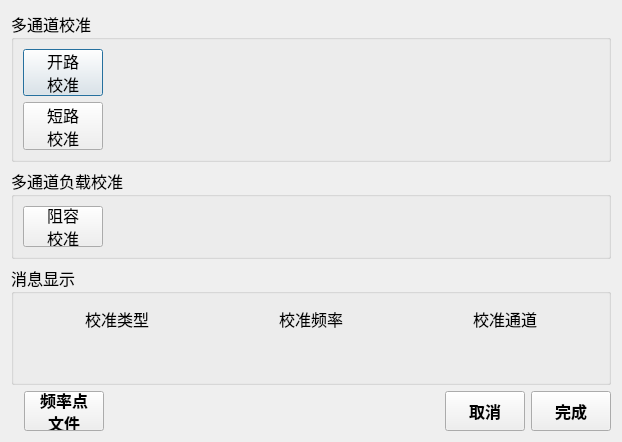
<?xml version="1.0" encoding="UTF-8"?>
<ui version="4.0">
 <class>clsCalibration</class>
 <widget class="QDialog" name="clsCalibration">
  <property name="geometry">
   <rect>
    <x>0</x>
    <y>0</y>
    <width>622</width>
    <height>442</height>
   </rect>
  </property>
  <property name="windowTitle">
   <string>多通道扫描箱校准</string>
  </property>
  <property name="windowIcon">
   <iconset resource="../images/res.qrc">
    <normaloff>:/lightWave.png</normaloff>:/lightWave.png</iconset>
  </property>
  <property name="styleSheet">
   <string notr="true">clsCalibration
{
 background-color: rgb(144, 148, 248);
}</string>
  </property>
  <layout class="QVBoxLayout" name="verticalLayout">
   <item>
    <widget class="QGroupBox" name="groupBox">
     <property name="font">
      <font>
       <family>楷体</family>
       <pointsize>12</pointsize>
      </font>
     </property>
     <property name="title">
      <string>多通道校准</string>
     </property>
     <layout class="QHBoxLayout" name="horizontalLayout_4">
      <item>
       <layout class="QFormLayout" name="formLayout">
        <item row="0" column="0">
         <widget class="QPushButton" name="btnOpenTrim">
          <property name="minimumSize">
           <size>
            <width>0</width>
            <height>40</height>
           </size>
          </property>
          <property name="font">
           <font>
            <family>楷体</family>
            <pointsize>12</pointsize>
            <weight>50</weight>
            <bold>false</bold>
           </font>
          </property>
          <property name="text">
           <string>开路
校准</string>
          </property>
         </widget>
        </item>
        <item row="0" column="1">
         <widget class="QLabel" name="lblOpenTrim">
          <property name="minimumSize">
           <size>
            <width>0</width>
            <height>32</height>
           </size>
          </property>
          <property name="font">
           <font>
            <family>楷体</family>
            <pointsize>12</pointsize>
            <weight>50</weight>
            <bold>false</bold>
           </font>
          </property>
          <property name="text">
           <string/>
          </property>
         </widget>
        </item>
        <item row="1" column="0">
         <widget class="QPushButton" name="btnShortTrim">
          <property name="minimumSize">
           <size>
            <width>0</width>
            <height>40</height>
           </size>
          </property>
          <property name="font">
           <font>
            <family>楷体</family>
            <pointsize>12</pointsize>
            <weight>50</weight>
            <bold>false</bold>
           </font>
          </property>
          <property name="text">
           <string>短路
校准</string>
          </property>
         </widget>
        </item>
        <item row="1" column="1">
         <widget class="QLabel" name="lblShortTrim">
          <property name="minimumSize">
           <size>
            <width>0</width>
            <height>32</height>
           </size>
          </property>
          <property name="font">
           <font>
            <family>楷体</family>
            <pointsize>12</pointsize>
            <weight>50</weight>
            <bold>false</bold>
           </font>
          </property>
          <property name="text">
           <string/>
          </property>
         </widget>
        </item>
       </layout>
      </item>
     </layout>
    </widget>
   </item>
   <item>
    <widget class="QGroupBox" name="groupBox_3">
     <property name="font">
      <font>
       <family>楷体</family>
       <pointsize>12</pointsize>
      </font>
     </property>
     <property name="title">
      <string>多通道负载校准</string>
     </property>
     <layout class="QVBoxLayout" name="verticalLayout_5">
      <item>
       <layout class="QHBoxLayout" name="horizontalLayout_8" stretch="0,1">
        <item>
         <widget class="QPushButton" name="btnRCLoadCalibration">
          <property name="minimumSize">
           <size>
            <width>0</width>
            <height>40</height>
           </size>
          </property>
          <property name="font">
           <font>
            <family>楷体</family>
            <pointsize>12</pointsize>
            <weight>50</weight>
            <bold>false</bold>
           </font>
          </property>
          <property name="text">
           <string>阻容
校准</string>
          </property>
         </widget>
        </item>
        <item>
         <widget class="QLabel" name="lblRCTrime">
          <property name="minimumSize">
           <size>
            <width>0</width>
            <height>32</height>
           </size>
          </property>
          <property name="font">
           <font>
            <family>楷体</family>
            <pointsize>12</pointsize>
            <weight>50</weight>
            <bold>false</bold>
           </font>
          </property>
          <property name="text">
           <string/>
          </property>
         </widget>
        </item>
       </layout>
      </item>
     </layout>
    </widget>
   </item>
   <item>
    <widget class="QGroupBox" name="groupBox_4">
     <property name="font">
      <font>
       <family>楷体</family>
       <pointsize>12</pointsize>
      </font>
     </property>
     <property name="title">
      <string>消息显示</string>
     </property>
     <layout class="QGridLayout" name="gridLayout_4">
      <item row="0" column="0">
       <widget class="QLabel" name="lblHFTrim_3">
        <property name="minimumSize">
         <size>
          <width>0</width>
          <height>32</height>
         </size>
        </property>
        <property name="font">
         <font>
          <family>楷体</family>
          <pointsize>12</pointsize>
          <weight>50</weight>
          <bold>false</bold>
         </font>
        </property>
        <property name="text">
         <string>校准类型</string>
        </property>
        <property name="alignment">
         <set>Qt::AlignCenter</set>
        </property>
       </widget>
      </item>
      <item row="0" column="1">
       <widget class="QLabel" name="lblHFTrim_4">
        <property name="minimumSize">
         <size>
          <width>0</width>
          <height>32</height>
         </size>
        </property>
        <property name="font">
         <font>
          <family>楷体</family>
          <pointsize>12</pointsize>
          <weight>50</weight>
          <bold>false</bold>
         </font>
        </property>
        <property name="text">
         <string>校准频率</string>
        </property>
        <property name="alignment">
         <set>Qt::AlignCenter</set>
        </property>
       </widget>
      </item>
      <item row="0" column="2">
       <widget class="QLabel" name="lblHFTrim_5">
        <property name="minimumSize">
         <size>
          <width>0</width>
          <height>32</height>
         </size>
        </property>
        <property name="font">
         <font>
          <family>楷体</family>
          <pointsize>12</pointsize>
          <weight>50</weight>
          <bold>false</bold>
         </font>
        </property>
        <property name="text">
         <string>校准通道</string>
        </property>
        <property name="alignment">
         <set>Qt::AlignCenter</set>
        </property>
       </widget>
      </item>
      <item row="1" column="0">
       <widget class="QLabel" name="lblCalbrationType">
        <property name="minimumSize">
         <size>
          <width>0</width>
          <height>32</height>
         </size>
        </property>
        <property name="font">
         <font>
          <family>楷体</family>
          <pointsize>12</pointsize>
          <weight>50</weight>
          <bold>false</bold>
         </font>
        </property>
        <property name="text">
         <string/>
        </property>
        <property name="alignment">
         <set>Qt::AlignCenter</set>
        </property>
       </widget>
      </item>
      <item row="1" column="1">
       <widget class="QLabel" name="lblCalFrequency">
        <property name="minimumSize">
         <size>
          <width>0</width>
          <height>32</height>
         </size>
        </property>
        <property name="font">
         <font>
          <family>楷体</family>
          <pointsize>12</pointsize>
          <weight>50</weight>
          <bold>false</bold>
         </font>
        </property>
        <property name="text">
         <string/>
        </property>
        <property name="alignment">
         <set>Qt::AlignCenter</set>
        </property>
       </widget>
      </item>
      <item row="1" column="2">
       <widget class="QLabel" name="lblCalChannel">
        <property name="minimumSize">
         <size>
          <width>0</width>
          <height>32</height>
         </size>
        </property>
        <property name="font">
         <font>
          <family>楷体</family>
          <pointsize>12</pointsize>
          <weight>50</weight>
          <bold>false</bold>
         </font>
        </property>
        <property name="text">
         <string/>
        </property>
        <property name="alignment">
         <set>Qt::AlignCenter</set>
        </property>
       </widget>
      </item>
     </layout>
    </widget>
   </item>
   <item>
    <layout class="QHBoxLayout" name="horizontalLayout_5">
     <item>
      <widget class="ClickedLabel" name="lblswtich">
       <property name="text">
        <string/>
       </property>
      </widget>
     </item>
     <item>
      <widget class="QPushButton" name="btnMultiFreq">
       <property name="minimumSize">
        <size>
         <width>0</width>
         <height>40</height>
        </size>
       </property>
       <property name="font">
        <font>
         <family>楷体</family>
         <pointsize>12</pointsize>
         <weight>75</weight>
         <bold>true</bold>
        </font>
       </property>
       <property name="text">
        <string>频率点
文件</string>
       </property>
      </widget>
     </item>
     <item>
      <spacer name="horizontalSpacer_2">
       <property name="orientation">
        <enum>Qt::Horizontal</enum>
       </property>
       <property name="sizeHint" stdset="0">
        <size>
         <width>40</width>
         <height>20</height>
        </size>
       </property>
      </spacer>
     </item>
     <item>
      <widget class="QPushButton" name="btnCancel">
       <property name="minimumSize">
        <size>
         <width>0</width>
         <height>40</height>
        </size>
       </property>
       <property name="font">
        <font>
         <family>楷体</family>
         <pointsize>12</pointsize>
         <weight>75</weight>
         <bold>true</bold>
        </font>
       </property>
       <property name="text">
        <string>取消</string>
       </property>
      </widget>
     </item>
     <item>
      <widget class="QPushButton" name="btnDone">
       <property name="minimumSize">
        <size>
         <width>0</width>
         <height>40</height>
        </size>
       </property>
       <property name="font">
        <font>
         <family>楷体</family>
         <pointsize>12</pointsize>
         <weight>75</weight>
         <bold>true</bold>
        </font>
       </property>
       <property name="text">
        <string>完成</string>
       </property>
      </widget>
     </item>
    </layout>
   </item>
  </layout>
 </widget>
 <customwidgets>
  <customwidget>
   <class>ClickedLabel</class>
   <extends>QLabel</extends>
   <header>ClickedLabel.h</header>
  </customwidget>
 </customwidgets>
 <resources>
  <include location="../images/res.qrc"/>
  <include location="../images/res.qrc"/>
  <include location="../images/res.qrc"/>
 </resources>
 <connections/>
</ui>
